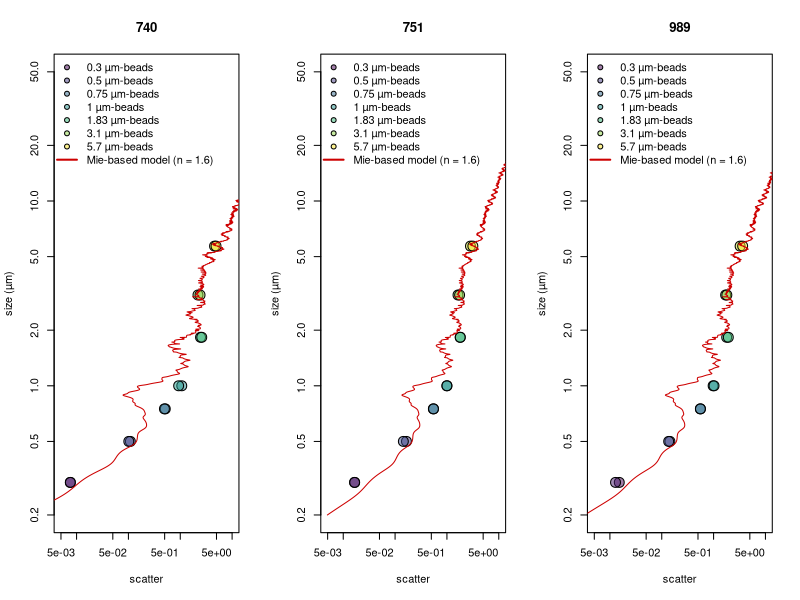

Write the R code that produced this figure.
library(scales)
library(viridis)
path.to.git.repository <- "~/Documents/DATA/Codes/mie-theory"
setwd(path.to.git.repository)


#############################
### scatter normalization ###
#############################

beads740 <- read.csv("740-summary.csv")
beads740$fsc <- 10^((beads740$fsc.corr.high/2^16)*3.5)
id.740 <- which(beads740$size == 1) # find 1 micron beads
beads740$normalized.fsc <- beads740$fsc/mean(beads740[id.740,'fsc'])
beads740 <- beads740[order(beads740$size),]

beads989<- read.csv("989-summary.csv")
beads989$fsc <- 10^((beads989$fsc.corr.high/2^16)*3.5)
id.989 <- which(beads989$size == 1) # find 1 micron beads
beads989$normalized.fsc <- beads989$fsc/mean(beads989[id.989,'fsc'])
beads989 <- beads989[order(beads989$size),]

beads751 <- read.csv("751-summary.csv")
beads751$fsc <- 10^((beads751$fsc.corr.high/2^16)*3.5)
id.751<- which(beads751$size == 1) # find 1 micron beads
beads751$normalized.fsc <- beads751 $fsc/mean(beads751 [id.751,'fsc'])
beads751 <- beads751[order(beads751$size),]


####################
### OPTIMIZATION ###
####################
library(DEoptim)

# Mie theory fitting
# n <- c(1.35/1.3371, 1.41/1.3371) # range given in Lehmuskero et al. Progr Oceanogr 2018
mie2 <- t(read.csv("meidata-1017.csv" ,header=F)) # low
mie1 <- t(read.csv("meidata-1031.csv" ,header=F)) # fit
mie3 <- t(read.csv("meidata-1045.csv" ,header=F)) # high
mie4 <- t(read.csv("meidata-beads.csv" ,header=F)) # particle of 1 µm, index of refraction of 1.6033

# optimization routine
sigma.lsq <- function(mie, beads, params){

     c <- params[1]
     b <- params[2]
     id <- findInterval(beads$size, mie[,1])
     scatt <- (mie[id,2]/c)^b

           df <- data.frame(obs=beads$normalized.fsc, pred=scatt)
      sigma <- mean(((df$obs - df$pred)/df$obs)^2,na.rm=T)
      return(sigma)
  }



######################################################
#### compare MIE prediction with calibration beads ###
######################################################
png("Mie-beads-scatter.png",width=12, height=6, unit='in', res=400)

par(mfrow=c(1,3))

for(inst in c(740,751,989)){

# inst <- 740

### Optiomization

if(inst == 740) beads <- beads740
if(inst == 751) beads <- beads751
if(inst == 989) beads <- beads989

beads1 <- subset(beads,  size > 0.3) # run to test optimzation across range of particle size, except 0.3 microns beads not properly analyzed.

f <- function(params) sigma.lsq(mie=mie4, beads=beads1, params)
res <- DEoptim(f, lower=c(0,0), upper=c(10000,2), control=DEoptim.control(itermax=1000, reltol=1e-8,trace=100, steptol=100, strategy=2, parallelType=0))
print(res$optim$bestval)
params <- res$optim$bestmem # optimized 'c' and 'b' values
print(params)


### CREATE LOOKUP TABLE
#d <- 0.220; e <- 1 # LINEAR Shalapyonok et al. 2001; 0.220 (Li et al. 1992, Veldhuis et al. 2004, and more studies agreed with 220 fg C um-3)
#d <- 0.54; e <- 0.85 # EXPO Roy, S., Sathyendranath, S. & Platt, T. Size-partitioned phytoplankton carbon and carbon-to-chlorophyll ratio from ocean colour by an absorption-based bio-optical algorithm. Remote Sens. Environ. 194, 177–189 (2017).
d <- 0.216; e <- 0.939 # EXPO Roy, 1. Menden-Deuer, S. & Lessard, E. J. Carbon to volume relationships for dinoflagellates, diatoms, and other protist plankton. Limnol. Oceanogr. 45, 569–579 (2000).

max.scatter <- 20
min.scatter <- 0.00001

b <- params[2]
c <- params[1]
scatter <- 10^(seq(log10(min(mie1[,2]/c)), log10(max(mie3[,2]/c)),length.out=10000))

s1 <- approx((mie1[,2]/c)^b, mie1[,1], xout=scatter)
s2 <- approx((mie2[,2]/c)^b, mie2[,1], xout=scatter)
s3 <- approx((mie3[,2]/c)^b, mie3[,1], xout=scatter)
s4 <- approx((mie1[,2]/c)^b, d*(4/3*pi*(0.5*mie1[,1])^3)^e, xout=scatter)
s5 <- approx((mie2[,2]/c)^b, d*(4/3*pi*(0.5*mie2[,1])^3)^e, xout=scatter)
s6 <- approx((mie3[,2]/c)^b, d*(4/3*pi*(0.5*mie3[,1])^3)^e, xout=scatter)

		if(inst == 740){mie_740 <- data.frame(cbind(scatter=s1$x,
                                                  diam_740_mid=s1$y,diam_740_upr=s2$y,diam_740_lwr = s3$y,
                                                  Qc_740_mid=s4$y, Qc_740_upr=s5$y, Qc_740_lwr=s6$y))
                      	mie_740 <- subset(mie_740, scatter >= min.scatter & scatter <= max.scatter)
                     	}

        if(inst == 751){mie_751 <- data.frame(cbind(scatter=s1$x,
                                                  diam_751_mid=s1$y,diam_751_upr=s2$y,diam_751_lwr = s3$y,
                                                  Qc_751_mid=s4$y, Qc_751_upr=s5$y, Qc_751_lwr=s6$y))
                      	mie_751 <- subset(mie_751, scatter >= min.scatter & scatter <= max.scatter)
                      	}
	    if(inst == 989){mie_989 <- data.frame(cbind(scatter=s1$x,
                                                  diam_989_mid=s1$y,diam_989_upr=s2$y,diam_989_lwr = s3$y,
                                                  Qc_989_mid=s4$y, Qc_989_upr=s5$y, Qc_989_lwr=s6$y))
                      	mie_989 <- subset(mie_989, scatter >= min.scatter & scatter <= max.scatter)
						}


plot(beads$normalized.fsc, beads$size,log='xy', main=paste(inst), xlim=c(0.005,10), ylim=c(0.2,50), bg=alpha(viridis(nrow(beads)),0.5),cex=2, pch=21, xlab="scatter", ylab="size (µm)")
lines((mie4[,2]/c)^(b), mie4[,1], col='red3')
legend("topleft",legend=c(paste(unique(beads$size), 'µm-beads'), "Mie-based model (n = 1.6)"), bty='n', pch=c(rep(21,nrow(beads)/2), NA), lwd=c(rep(NA,nrow(beads)/2), 2),col=c(rep(1,nrow(beads)/2),'red3'), pt.bg=alpha(c(viridis(nrow(beads)/2), 'red3'),0.5))


}

dev.off()



mie <- data.frame(cbind(mie_740[,], mie_751[,-1], mie_989[,-1]))

write.csv(mie, "calibrated-mie.csv", row.names=F, quote=F)
